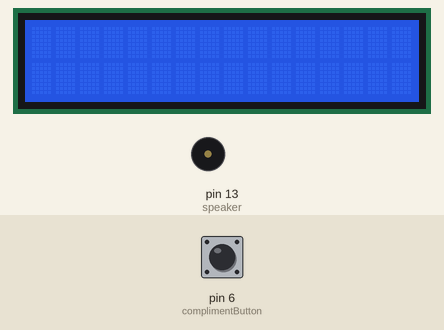
This sketch was run on a simulated Arduino Uno, built with avr-gcc and run on an emulated ATmega328P. Shown: 16×2 character LCD, buzzer (waves = sounding). Inputs (shaded band) come from the test bench; at power-on: pin 6 (complimentButton) LOW. Random numbers use the default seed unless the sketch sets one.

Above: at 1.2 s.
1.3 s: pin 6 (complimentButton) pulled HIGH for 0.6 s
At 3.2 s:
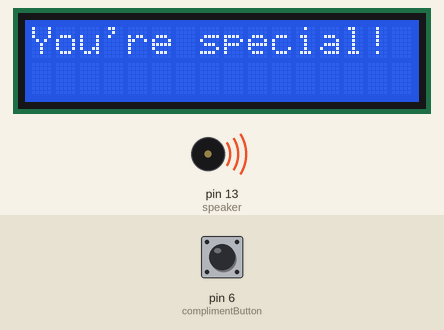
At 3.88 s:
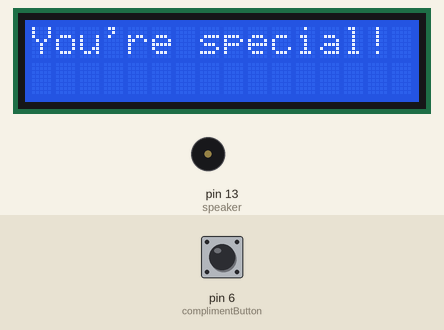
Timing chart, 0 to 9.9 s (numbered marks = the images above; inputs shaded):
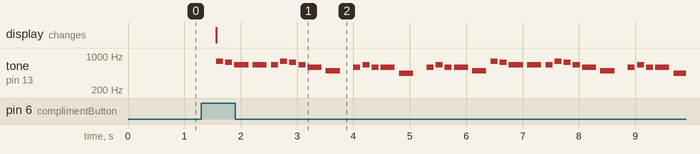

The sketch:

Summative_Assignment_Compliments.ino
```cpp
//Cynthia Wang and Melody Zhong
//June 21, 2022
//This program will display compliments on an LCD screen and play music from a speaker when a button is pressed

#include <LiquidCrystal.h> //Includes the LCD library
#include "pitches.h" //Includes the pitches library for the speaker

//Variables
const int rs = 12, en = 11, d4 = 5, d5 = 4, d6 = 3, d7 = 2; //The respective LCD pins connect to their respective Arduino pins
LiquidCrystal lcd(rs, en, d4, d5, d6, d7); //LiquidCrystal variable is created with the variables from the previous line

int complimentButton = 6; //The compliment push button will connect to pin 6
int speaker = 13; //The speaker will connect to pin 13

const char compliments[10][16] = {"You're special!", "You're great!", "You're awesome!", "You're amazing!", "You can do it!", "I love you!", "Nice hair!", "Nice fit!", "You're cool!", "You're hot!"}; //Creates an array of 10 compliments

int song1notes[] = {NOTE_C5, NOTE_AS4, NOTE_GS4, NOTE_GS4, NOTE_AS4, NOTE_GS4, NOTE_DS4, NOTE_C4, NOTE_CS4, NOTE_DS4, NOTE_F4, NOTE_DS4, NOTE_C4, NOTE_DS4, NOTE_GS4, NOTE_AS4, NOTE_C5, NOTE_C5, NOTE_C5, NOTE_AS4, NOTE_GS4, NOTE_AS4, NOTE_C5, NOTE_AS4, NOTE_AS4, NOTE_C5, NOTE_AS4, NOTE_GS4, NOTE_GS4, NOTE_AS4, NOTE_GS4, NOTE_DS4, NOTE_C4, NOTE_CS4, NOTE_DS4, NOTE_F4, NOTE_DS4, NOTE_C4, NOTE_DS4, NOTE_GS4, NOTE_AS4, NOTE_C5, NOTE_DS5, NOTE_F5, NOTE_DS5, NOTE_C5, NOTE_GS4, NOTE_AS4, NOTE_C5, NOTE_AS4, NOTE_GS4}; //Creates an array of the notes for the first song
int song1durations[] = {8, 8, 4, 8, 8, 8, 8, 8, 8, 8, 8, 8, 8, 4, 8, 8, 4, 4, 8, 8, 8, 8, 4, 4, 4, 8, 8, 4, 8, 8, 8, 8, 8, 8, 8, 8, 8, 8, 4, 8, 8, 8, 4, 8, 8, 8, 8, 8, 4, 4, 4}; //Creates an array of durations for the first song
int song2notes[] = {NOTE_C5, NOTE_F5, NOTE_G5, NOTE_A5, NOTE_F5, NOTE_D5, NOTE_F5, NOTE_D5, NOTE_C5, NOTE_A4, NOTE_C5, NOTE_D5, NOTE_F5, NOTE_F5, NOTE_C6, NOTE_A5, NOTE_A5, NOTE_C5, NOTE_F5, NOTE_G5, NOTE_A5, NOTE_F5, NOTE_D5, NOTE_F5, NOTE_D5, NOTE_C5, NOTE_C6, NOTE_A5, NOTE_C6, NOTE_AS5, NOTE_G5, NOTE_A5, NOTE_F5}; //Creates an array of notes for the second song
int song2durations[] = {8, 4, 8, 4, 4, 8, 4, 8, 2, 8, 4, 8, 4, 4, 4, 4, 2, 8, 4, 8, 4, 4, 8, 4, 8, 2, 4, 8, 4, 4, 8, 4, 2}; //Creates an array of durations for the second song
int song3notes[] = {NOTE_G5, NOTE_FS5, NOTE_E5, NOTE_E5, NOTE_E5, NOTE_G5, NOTE_FS5, NOTE_E5, NOTE_D5, NOTE_B4, 0, NOTE_D5, NOTE_E5, NOTE_D5, NOTE_D5, NOTE_A4, 0, NOTE_D5, NOTE_E5, NOTE_D5, NOTE_D5, NOTE_B4, NOTE_G5, NOTE_FS5, NOTE_E5, NOTE_E5, NOTE_E5, NOTE_G5, NOTE_FS5, NOTE_E5, NOTE_D5, NOTE_B4, 0, NOTE_D5, NOTE_E5, NOTE_D5, NOTE_D5, NOTE_A4, 0, NOTE_C5, NOTE_B4, NOTE_A4, NOTE_G4, NOTE_G4, NOTE_B4, NOTE_D5, NOTE_G5, NOTE_B5, NOTE_D6, NOTE_G6}; //Creates an array of notes for the third song
int song3durations[] = {8, 8, 4, 4, 8, 8, 8, 8, 4, 4, 8, 8, 8, 8, 4, 4, 8, 8, 8, 8, 4, 4, 8, 8, 4, 4, 8, 8, 8, 8, 4, 4, 8, 8, 8, 8, 4, 4, 8, 8, 8, 8, 8, 16, 16, 16, 16, 16, 16, 16}; //Creates an array of durations for the third song
int songSize; //Creates a variable for the song size

//Setup code
void setup() {
  lcd.begin(16, 2); //Determines that the LCD is 16 by 2
  Serial.begin(9600); //Sets the data rate of the Serial Monitor
}

void loop() {
  int song = random(3); //The song variable is a random number between 0 to 2
  if(digitalRead(complimentButton) == HIGH) {
    displayCompliment(); //Displays a compliment on the LCD screen when a button is pressed
    if(song == 0) {
      songSize = sizeof(song1durations) / sizeof(song1durations[0]); //Gets the length of the first song durations array
      for (int i = 0; i < songSize; i++) { //Loops the number of times as the size of the first song durations array
        int noteDuration = 1000 / song1durations[i]; //Sets the duration of the note
        tone(speaker, song1notes[i], noteDuration); //Plays the note on the speaker for the appropriate duration

        int pauseBetweenNotes = noteDuration * 1.30; //Sets the duration of the pause between notes
        delay(pauseBetweenNotes); //Delays by the amount of the pause between notes

        noTone(speaker); //Turns the speaker off
      }
    }
    else if(song == 1) {
      songSize = sizeof(song2durations) / sizeof(song2durations[0]); //Gets the length of the second song durations array
      for (int i = 0; i < songSize; i++) { //Loops the number of times as the size of the second song durations array
        int noteDuration = 1000 / song2durations[i]; //Sets the duration of the note
        tone(speaker, song2notes[i], noteDuration); //Plays the note on the speaker for the appropriate duration

        int pauseBetweenNotes = noteDuration * 1.30; //Sets the duration of the pause between notes
        delay(pauseBetweenNotes); //Delays by the amount of the pause between notes

        noTone(speaker); //Turns the speaker off
      }
    }
    else {
      songSize = sizeof(song3durations) / sizeof(song3durations[0]); //Gets the length of the third song durations array
      for (int i = 0; i < songSize; i++) { //Loops the number of times as the size of the third song durations array
        int noteDuration = 1000 / song3durations[i]; //Sets the duration of the note
        tone(speaker, song3notes[i], noteDuration); //Plays the note on the speaker for the appropriate duration

        int pauseBetweenNotes = noteDuration * 1.30; //Sets the duration of the pause between notes
        delay(pauseBetweenNotes); //Delays by the amount of the pause between notes

        noTone(speaker); //Turns the speaker off
      }
    }
    lcd.clear(); //Clears the LCD screen
  }
  delay(500); //Delays 500 milliseconds
}

//Code to display a compliment on the LCD screen
void displayCompliment() {
  int complimentNumber = random(10); //The complimentNumber variable is a random number between 0 to 9
  lcd.setCursor(0,0); //The text on the LCD will start at the top left
  lcd.print(compliments[complimentNumber]); //Prints the compliment to the LCD screen
}
```

pitches.h
```cpp
/*************************************************
* Public Constants
*************************************************/

#define NOTE_B0 31
#define NOTE_C1 33
#define NOTE_CS1 35
#define NOTE_D1 37
#define NOTE_DS1 39
#define NOTE_E1 41
#define NOTE_F1 44
#define NOTE_FS1 46
#define NOTE_G1 49
#define NOTE_GS1 52
#define NOTE_A1 55
#define NOTE_AS1 58
#define NOTE_B1 62
#define NOTE_C2 65
#define NOTE_CS2 69
#define NOTE_D2 73
#define NOTE_DS2 78
#define NOTE_E2 82
#define NOTE_F2 87
#define NOTE_FS2 93
#define NOTE_G2 98
#define NOTE_GS2 104
#define NOTE_A2 110
#define NOTE_AS2 117
#define NOTE_B2 123
#define NOTE_C3 131
#define NOTE_CS3 139
#define NOTE_D3 147
#define NOTE_DS3 156
#define NOTE_E3 165
#define NOTE_F3 175
#define NOTE_FS3 185
#define NOTE_G3 196
#define NOTE_GS3 208
#define NOTE_A3 220
#define NOTE_AS3 233
#define NOTE_B3 247
#define NOTE_C4 262
#define NOTE_CS4 277
#define NOTE_D4 294
#define NOTE_DS4 311
#define NOTE_E4 330
#define NOTE_F4 349
#define NOTE_FS4 370
#define NOTE_G4 392
#define NOTE_GS4 415
#define NOTE_A4 440
#define NOTE_AS4 466
#define NOTE_B4 494
#define NOTE_C5 523
#define NOTE_CS5 554
#define NOTE_D5 587
#define NOTE_DS5 622
#define NOTE_E5 659
#define NOTE_F5 698
#define NOTE_FS5 740
#define NOTE_G5 784
#define NOTE_GS5 831
#define NOTE_A5 880
#define NOTE_AS5 932
#define NOTE_B5 988
#define NOTE_C6 1047
#define NOTE_CS6 1109
#define NOTE_D6 1175
#define NOTE_DS6 1245
#define NOTE_E6 1319
#define NOTE_F6 1397
#define NOTE_FS6 1480
#define NOTE_G6 1568
#define NOTE_GS6 1661
#define NOTE_A6 1760
#define NOTE_AS6 1865
#define NOTE_B6 1976
#define NOTE_C7 2093
#define NOTE_CS7 2217
#define NOTE_D7 2349
#define NOTE_DS7 2489
#define NOTE_E7 2637
#define NOTE_F7 2794
#define NOTE_FS7 2960
#define NOTE_G7 3136
#define NOTE_GS7 3322
#define NOTE_A7 3520
#define NOTE_AS7 3729
#define NOTE_B7 3951
#define NOTE_C8 4186
#define NOTE_CS8 4435
#define NOTE_D8 4699
#define NOTE_DS8 4978
```

Measured:
- after the input at 1.3 s, tone on pin 13 (speaker): plays 784 Hz for 0.13 s, 740 Hz for 0.13 s, 659 Hz for 0.25 s, 659 Hz for 0.25 s, 659 Hz for 0.13 s, 784 Hz for 0.13 s … (35 notes in this stretch), starting after 0.27 s; the display: changes after 0.27 s (image 1)
